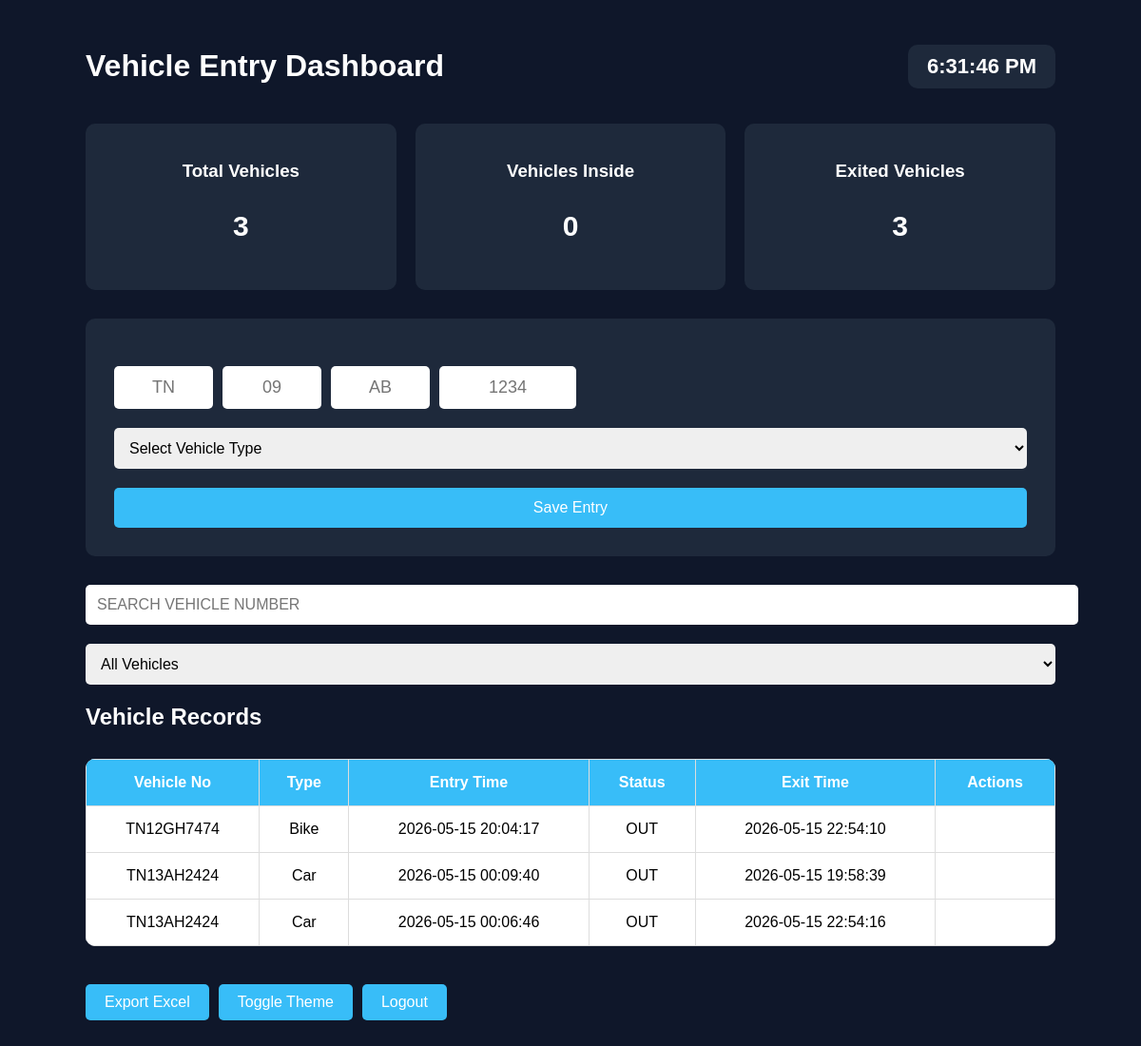
Page /dashboard.php (signed in) on the committed database.
### tables this page shows
CREATE TABLE `vehicles` (
  `id` int(11) NOT NULL,
  `vehicle_no` varchar(20) DEFAULT NULL,
  `vehicle_type` varchar(20) DEFAULT NULL,
  `entry_time` datetime DEFAULT NULL,
  `exit_time` datetime DEFAULT NULL,
  `status` varchar(10) DEFAULT NULL
);

### dashboard.php (the view, shortened to what this page needs)
<?php
$conn = mysqli_connect(
    "localhost",
    "root",
    "",
    "vehicle_db"
);
?>
<!DOCTYPE html>
<html>
<head>
</head>
<body>
<div class="dashboard">
<div class="top-bar">
<h1>Vehicle Entry Dashboard</h1>
<div class="clock" id="clock"></div>
</div>
<div class="stats-container">
<div class="card">
<h3>Total Vehicles</h3>
<p>
<?php
$count = mysqli_query(
$conn,
"SELECT COUNT(*) as total FROM vehicles"
);
$data = mysqli_fetch_assoc($count);
echo $data['total'];
?>
</p>
</div>
<div class="card">
<h3>Vehicles Inside</h3>
<p>
<?php
$inside = mysqli_query(
$conn,
"SELECT COUNT(*) as inside_count
FROM vehicles
WHERE status='IN'"
);
$insideData = mysqli_fetch_assoc($inside);
echo $insideData['inside_count'];
?>
</p>
</div>
<div class="card">
<h3>Exited Vehicles</h3>
<p>
<?php
$exitCount = mysqli_query(
$conn,
"SELECT COUNT(*) as exited
FROM vehicles
WHERE status='OUT'"
);
$exitData = mysqli_fetch_assoc($exitCount);
echo $exitData['exited'];
?>
</p>
</div>
</div>
<form method="POST">
<div class="vehicle-box">
<input type="text"
id="state"
name="state"
maxlength="2"
placeholder="TN"
oninput="move(this,'rto')"
pattern="[A-Z]{2}"
required>
<input type="text"
id="rto"
name="rto"
maxlength="2"
placeholder="09"
oninput="move(this,'series')"
pattern="[0-9]{2}"
required>
<input type="text"
id="series"
name="series"
maxlength="2"
placeholder="AB"
oninput="move(this,'number')"
pattern="[A-Z]{2}"
required>
<input type="text"
id="number"
name="number"
maxlength="4"
placeholder="1234"
pattern="[0-9]{4}"
required>
</div>
<select
id="vehicleType"
name="vehicle_type"
required>
<option value="">
Select Vehicle Type
</option>
</select>
<button type="submit"
name="save">
Save Entry
</button>
</form>
<input type="text"
id="searchInput"
placeholder="Search Vehicle Number"
onkeyup="searchVehicle()">
<select id="statusFilter"
onchange="filterVehicles()">
<option value="ALL">All Vehicles</option>
</select>
<h2>Vehicle Records</h2>
<table>
<tr>
<th>Vehicle No</th>
<th>Type</th>
<th>Entry Time</th>
<th>Status</th>
<th>Exit Time</th>
<th>Actions</th>
</tr>
<?php
$result = mysqli_query(
$conn,
"SELECT * FROM vehicles
ORDER BY id DESC"
);
while($row = mysqli_fetch_assoc($result)){
?>
<tr>
<td>
<?php echo $row['vehicle_no']; ?>
</td>
<td>
<?php echo $row['vehicle_type']; ?>
</td>
<td>
<?php echo $row['entry_time']; ?>
</td>
<td>
<?php echo $row['status']; ?>
</td>
<td>
<?php
if($row['exit_time']==""){
    echo "Not Exited";
}
else{
    echo $row['exit_time'];
}
?>
</td>
<td>
</td>
</tr>
<?php } ?>
</table>
    <div class="top-buttons">
<a href="excel_export.php">
<button type="button"
class="small-btn">
Export Excel
</button>
</a>
<button type="button"
onclick="toggleTheme()"
id="themeBtn"
class="small-btn">
Toggle Theme
</button>
<a href="?logout=true">
<button type="button"
class="small-btn">
Logout
</button>
</a>
</div>
</div>
</body>
</html>

### dashboard.php (style rules this page uses)
body { margin:0; padding:0; font-family:Arial; background:#0f172a; color:white; transition:0.3s; }
.dashboard { width:85%; margin:auto; padding:30px; }
.top-bar { display:flex; justify-content:space-between; align-items:center; margin-bottom:20px; }
.clock { font-size:22px; font-weight:bold; background:#1e293b; padding:10px 20px; border-radius:10px; }
.stats-container { display:flex; gap:20px; margin-bottom:30px; }
.card { flex:1; background:#1e293b; padding:20px; border-radius:10px; text-align:center; transition:0.3s; }
.card p { font-size:30px; font-weight:bold; }
form { background:#1e293b; padding:30px; border-radius:10px; }
.vehicle-box { display:flex; gap:10px; margin-top:20px; }
.vehicle-box input { width:80px; padding:12px; text-align:center; font-size:18px; text-transform:uppercase; border:none; border-radius:5px; }
#number { width:120px; }
select { width:100%; padding:12px; margin-top:20px; border:none; border-radius:5px; font-size:16px; }
button { width:100%; padding:12px; margin-top:20px; border:none; border-radius:5px; background:#38bdf8; color:white; font-size:16px; cursor:pointer; transition:0.3s; }
.top-buttons { display:flex; gap:10px; margin-top:20px; }
.small-btn { width:auto; padding:10px 20px; }
#searchInput { width:100%; padding:12px; margin-top:30px; border:none; border-radius:5px; font-size:16px; text-transform:uppercase; }
#statusFilter, #themeBtn { margin-top:20px; }
table { width:100%; margin-top:30px; border-collapse:collapse; background:white; color:black; border-radius:10px; overflow:hidden; }
th { background:#38bdf8; color:white; }
th,td { padding:15px; border:1px solid #ddd; text-align:center; }

### rows in the picture
vehicles: vehicle_no "TN12GH7474", vehicle_type "Bike", entry_time "2026-05-15 20:04:17", status "OUT", exit_time "2026-05-15 22:54:10"
vehicles: vehicle_no "TN13AH2424", vehicle_type "Car", entry_time "2026-05-15 00:09:40", status "OUT", exit_time "2026-05-15 19:58:39"
vehicles: vehicle_no "TN13AH2424", vehicle_type "Car", entry_time "2026-05-15 00:06:46", status "OUT", exit_time "2026-05-15 22:54:16"

### other values in the picture
$data['total'] "3"
$insideData['inside_count'] "0"
$exitData['exited'] "3"
